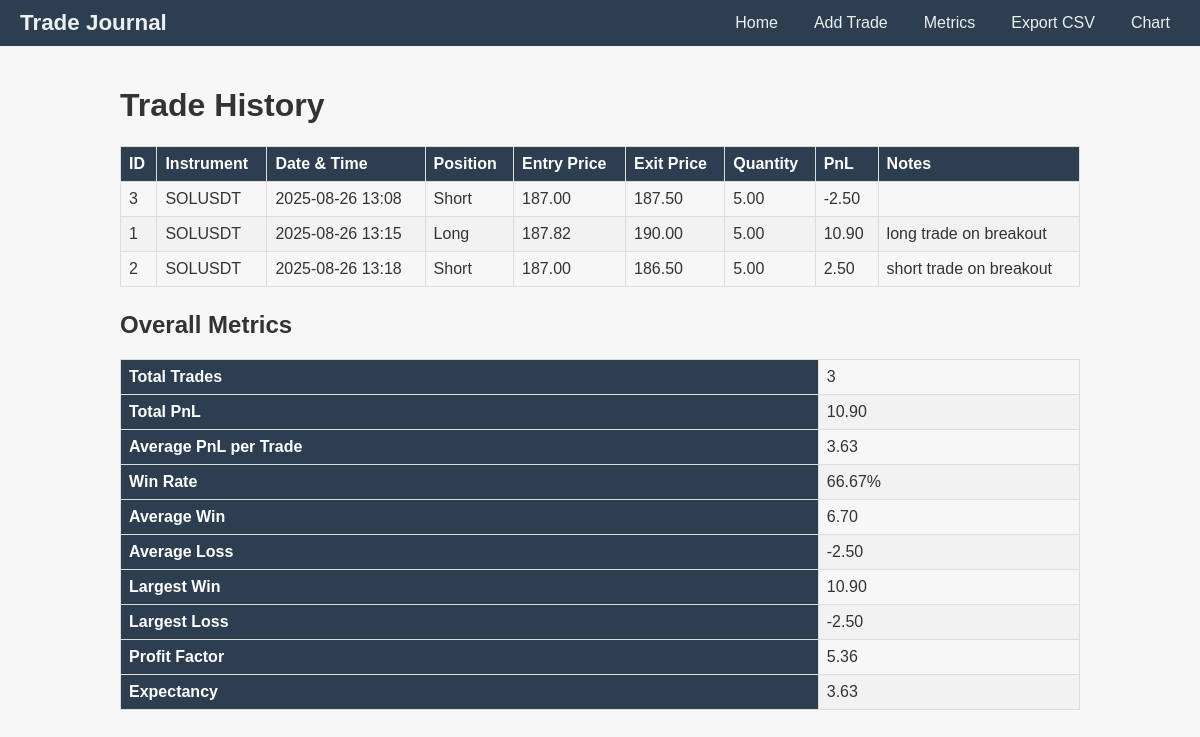
The page / on the database its author committed.
### tables this page shows
CREATE TABLE trades (
                    id INTEGER PRIMARY KEY AUTOINCREMENT,
                    instrument TEXT NOT NULL,
                    date_time TEXT NOT NULL,
                    position TEXT NOT NULL CHECK (position IN ('long', 'short')),
                    entry_price REAL NOT NULL,
                    exit_price REAL NOT NULL,
                    quantity REAL NOT NULL,
                    notes TEXT
                );

### TJ/app.py (the view)
    @app.route("/")
    def index():
        trades = db.list_trades()
        m = compute_metrics(trades)   # ← add this
        return render_template("index.html", title="Trade History", trades=trades, metrics=m)

### TJ/database.py (called while the page is built)
    def list_trades(self) -> List["Trade"]:
        cur = self.conn.execute("SELECT * FROM trades ORDER BY date_time")
        rows = cur.fetchall()
        return [self._row_to_trade(r) for r in rows]

    def _row_to_trade(self, row: sqlite3.Row) -> "Trade":
        return Trade(
            id=row["id"],
            instrument=row["instrument"],
            date_time=datetime.fromisoformat(row["date_time"]),
            position=row["position"],
            entry_price=row["entry_price"],
            exit_price=row["exit_price"],
            quantity=row["quantity"],
            notes=row["notes"] or "",
        )

### TJ/models.py (called while the page is built)
    @property
    def pnl(self) -> float:
        if self.position.lower() == "long":
            return (self.exit_price - self.entry_price) * self.quantity
        else:
            return (self.entry_price - self.exit_price) * self.quantity

### TJ/templates/index.html
{% extends 'layout.html' %}
{% block content %}
<h1>Trade History</h1>
{% if trades %}
<table>
    <thead>
        <tr>
            <th>ID</th>
            <th>Instrument</th>
            <th>Date &amp; Time</th>
            <th>Position</th>
            <th>Entry Price</th>
            <th>Exit Price</th>
            <th>Quantity</th>
            <th>PnL</th>
            <th>Notes</th>
        </tr>
    </thead>
    <tbody>
        {% for trade in trades %}
        <tr>
            <td>{{ trade.id }}</td>
            <td>{{ trade.instrument }}</td>
            <td>{{ trade.date_time.strftime('%Y-%m-%d %H:%M') }}</td>
            <td>{{ trade.position.capitalize() }}</td>
            <td>{{ '%.2f'|format(trade.entry_price) }}</td>
            <td>{{ '%.2f'|format(trade.exit_price) }}</td>
            <td>{{ '%.2f'|format(trade.quantity) }}</td>
            <td>{{ '%.2f'|format(trade.pnl) }}</td>
            <td>{{ trade.notes }}</td>
        </tr>
        {% endfor %}
    </tbody>
</table>
{% else %}
<p>No trades recorded yet. <a href="{{ url_for('add_trade') }}">Add your first trade</a>.</p>
{% endif %}
<h2>Overall Metrics</h2>
<table>
    <tbody>
        <tr><th>Total Trades</th><td>{{ metrics.total_trades }}</td></tr>
        <tr><th>Total PnL</th><td>{{ '%.2f'|format(metrics.total_pnl) }}</td></tr>
        <tr><th>Average PnL per Trade</th><td>{{ '%.2f'|format(metrics.average_pnl) }}</td></tr>
        <tr><th>Win Rate</th><td>{{ '%.2f'|format(metrics.win_rate) }}%</td></tr>
        <tr><th>Average Win</th><td>{{ '%.2f'|format(metrics.average_win) }}</td></tr>
        <tr><th>Average Loss</th><td>{{ '%.2f'|format(metrics.average_loss) }}</td></tr>
        <tr><th>Largest Win</th><td>{{ '%.2f'|format(metrics.largest_win) }}</td></tr>
        <tr><th>Largest Loss</th><td>{{ '%.2f'|format(metrics.largest_loss) }}</td></tr>
        <tr><th>Profit Factor</th><td>{{ '%.2f'|format(metrics.profit_factor) }}</td></tr>
        <tr><th>Expectancy</th><td>{{ '%.2f'|format(metrics.expectancy) }}</td></tr>
    </tbody>
</table>
{% endblock %}

### TJ/templates/layout.html (shortened to what this page needs)
<!doctype html>
<html lang="en">
<head>
  <link rel="stylesheet" href="{{ url_for('static', filename='css/style.css') }}">
</head>
<body>
  <nav class="navbar">
    <div class="nav-container">
      <a class="nav-brand" href="{{ url_for('index') }}">Trade Journal</a>
      <ul class="nav-links">
        <li><a href="{{ url_for('index') }}">Home</a></li>
        <li><a href="{{ url_for('add_trade') }}">Add Trade</a></li>
        <li><a href="{{ url_for('metrics') }}">Metrics</a></li>
        <li><a href="{{ url_for('export') }}">Export CSV</a></li>
        <li><a href="{{ url_for('chart') }}">Chart</a></li>
      </ul>
    </div>
  </nav>
  <main class="main-content">
    {% block content %}{% endblock %}
  </main>
</body>
</html>

### TJ/static/css/style.css (style rules this page uses)
body { font-family: Arial, sans-serif; margin: 0; padding: 0; background-color: #f7f7f7; color: #333; }
nav.navbar { background-color: #2c3e50; color: #ecf0f1; padding: 10px 20px; }
nav.navbar .nav-container { display: flex; align-items: center; justify-content: space-between; }
nav.navbar .nav-brand { font-size: 1.4rem; color: #ecf0f1; text-decoration: none; font-weight: bold; }
nav.navbar .nav-links { list-style: none; margin: 0; padding: 0; display: flex; gap: 1rem; }
nav.navbar .nav-links a { color: #ecf0f1; text-decoration: none; padding: 5px 10px; border-radius: 4px; transition: background-color 0.2s ease; }
.main-content { padding: 20px; max-width: 960px; margin: 0 auto; }
table { width: 100%; border-collapse: collapse; margin-bottom: 1.5rem; }
th, td { border: 1px solid #ddd; padding: 8px; text-align: left; }
th { background-color: #2c3e50; color: #fff; }
tr:nth-child(even) { background-color: #f2f2f2; }

### rows shown on the page
trades: id "3", instrument "SOLUSDT", date_time "2025-08-26 13:08", position "Short", entry_price "187.00", exit_price "187.50", quantity "5.00", pnl "-2.50"
trades: id "1", instrument "SOLUSDT", date_time "2025-08-26 13:15", position "Long", entry_price "187.82", exit_price "190.00", quantity "5.00", pnl "10.90", notes "long trade on breakout"
trades: id "2", instrument "SOLUSDT", date_time "2025-08-26 13:18", position "Short", entry_price "187.00", exit_price "186.50", quantity "5.00", pnl "2.50", notes "short trade on breakout"

### other values the page prints
{{ metrics.total_trades }} "3"
{{ '%.2f'|format(metrics.total_pnl) }} "10.90"
{{ '%.2f'|format(metrics.average_pnl) }} "3.63"
{{ '%.2f'|format(metrics.win_rate) }} "66.67"
{{ '%.2f'|format(metrics.average_win) }} "6.70"
{{ '%.2f'|format(metrics.average_loss) }} "-2.50"
{{ '%.2f'|format(metrics.largest_win) }} "10.90"
{{ '%.2f'|format(metrics.largest_loss) }} "-2.50"
{{ '%.2f'|format(metrics.profit_factor) }} "5.36"
{{ '%.2f'|format(metrics.expectancy) }} "3.63"
